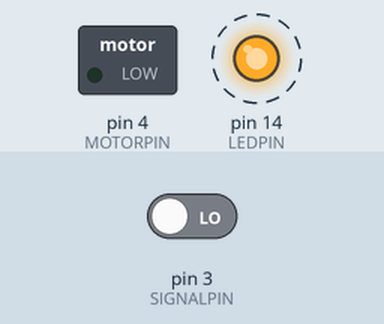
Simulated run of this sketch. Board: Arduino Uno, built with avr-gcc and run on an emulated ATmega328P. On the bench: switched loads named in the sketch (green lamp = pin HIGH), output pins drawn as LEDs (lit = HIGH). Dashed ring = blinking. The inputs (shaded band) are chosen by the test bench; at power-on: pin 3 (SIGNALPIN) LOW.

Above: at 1.45 s.
1.5 s: pin 3 (SIGNALPIN) driven HIGH
At 1.65 s:
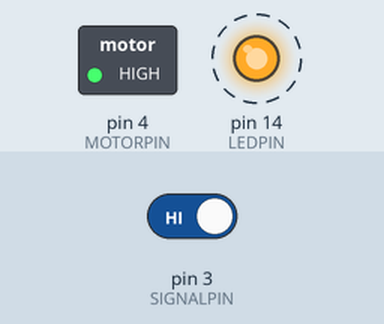
4.5 s: pin 3 (SIGNALPIN) driven LOW
At 4.85 s:
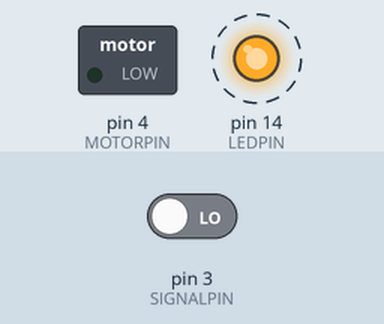
Timing chart, 0 to 13.5 s (numbered marks = the images above; inputs shaded):
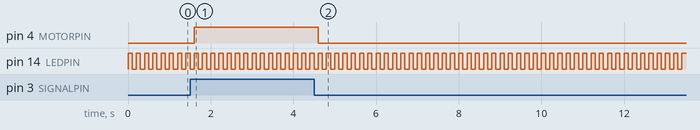

The sketch:

Wk11CODEMother.ino
```cpp
const int LEDPIN = 14;   //LED circuit is on PA14
const int MOTORPIN = 4;   //Motor circuit is on PA04
const int SIGNALPIN = 3;   //Signal circuit is on PA03
float SIGNAL =0;

void setup() {
Serial.begin(9600);
pinMode(LEDPIN, OUTPUT);   //LED circuit is on PA14
pinMode(MOTORPIN, OUTPUT);   //Motor circuit is on PA04
pinMode(SIGNALPIN, INPUT);   //Singal circuit is on PA03
}

void loop() {
  int delayPeriod = 100;   //units of ms
  digitalWrite(LEDPIN, HIGH);
  delay(delayPeriod);
  digitalWrite(LEDPIN, LOW);
  delay(delayPeriod);
  digitalWrite(MOTORPIN, HIGH);
  SIGNAL = digitalRead(SIGNALPIN);
//  Serial.println(SIGNAL);
   if (SIGNAL > 1){
    digitalWrite(MOTORPIN, HIGH);
   }
   if (SIGNAL < 1) {
    digitalWrite(MOTORPIN, LOW);
   }
}
```

Measured:
- after the input at 1.5 s, pin 4 (MOTORPIN): LOW → HIGH after 0.10 s
- after the input at 4.5 s, pin 4 (MOTORPIN): HIGH → LOW after 0.10 s
- by itself, pin 14 (LEDPIN): alternates HIGH for 0.10 s and LOW for 0.10 s
